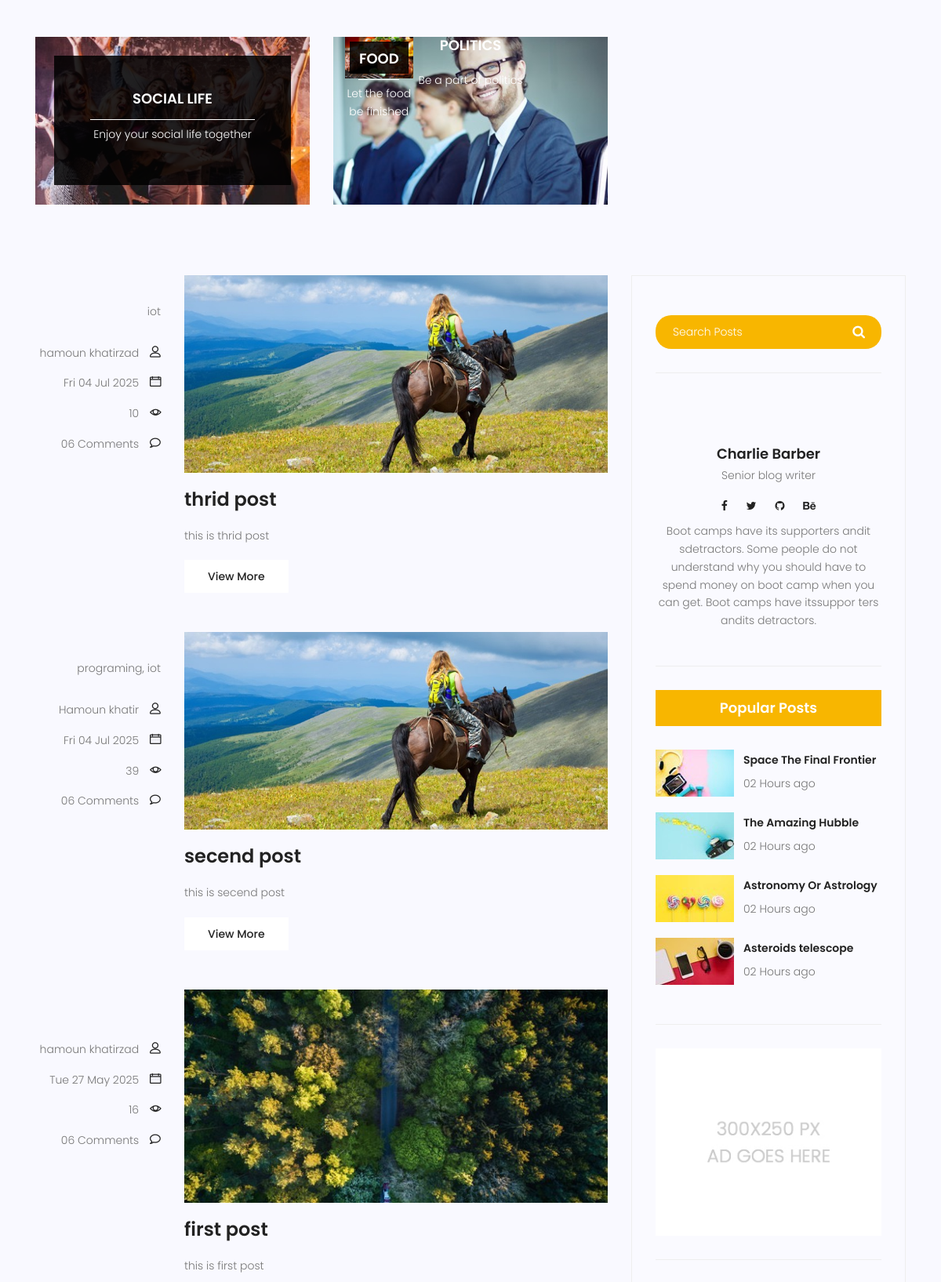
The page /blog/ (middle part) on the database as committed earlier.
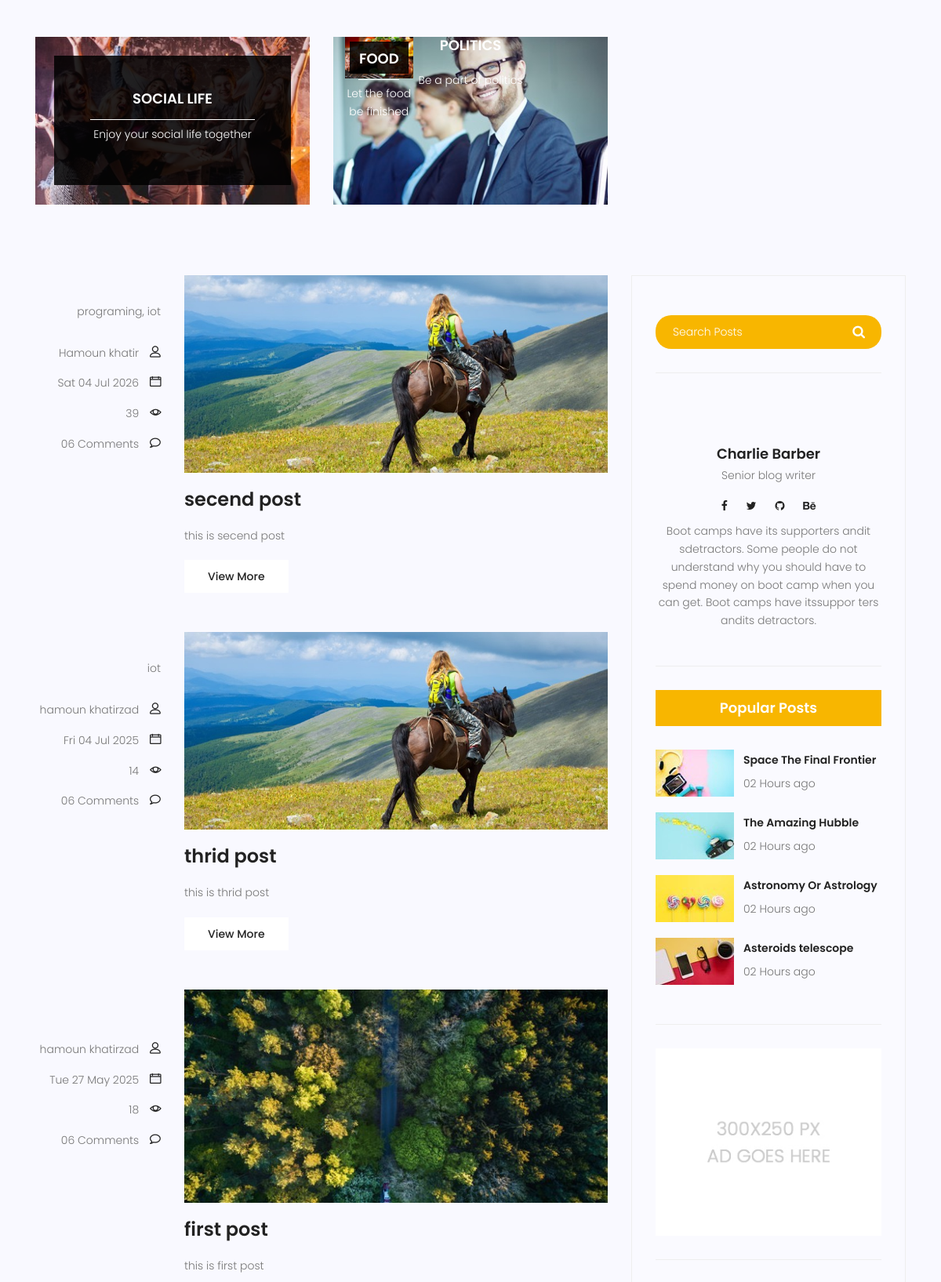
The same page on the database as committed later.
### blog/models.py (models this page shows, shortened)
class post(models.Model):
    image =models.ImageField(upload_to='blog/',default='blog/default.jpg')
    author = models.ForeignKey(User, on_delete=models.SET_NULL,null=True)
    title=models.CharField(max_length=255)
    content=models.TextField()
    category =models.ManyToManyField(Category)
    counted_views = models.IntegerField(default=0)
    status = models.BooleanField(default=False)
    published_date = models.DateTimeField(null=True)
    created_date = models.DateTimeField(auto_now_add=True)
    updated_date = models.DateTimeField(auto_now=True)
    class Meta:
        ordering=['-created_date']

class Category(models.Model):
    name=models.CharField(max_length=255)
    def __str__(self):
        return self.name

### blog/views.py (the view)
# urls.py: path('',blog_home,name='index'),
def blog_home(request):
    posts = post.objects.filter(published_date__lte=now,status=True).order_by('-published_date')
    contexts={'posts':posts}
    return render(request,'blog/blog-home.html',contexts)

### templates/blog/blog-home.html (shortened to what this page needs)
{%extends 'base.html'%}
{%load static%}
{%block content%}
<section class="top-category-widget-area pt-90 pb-90 ">
	<div class="container">
		<div class="row">
			<div class="col-lg-4">
				<div class="single-cat-widget">
					<div class="content relative">
						<div class="overlay overlay-bg"></div>
						<a href="#" target="_blank">
							<div class="thumb">
								<img class="content-image img-fluid d-block mx-auto" src="{% static 'img/blog/cat-widget1.jpg'%}"
									alt="">
							</div>
							<div class="content-details">
								<h4 class="content-title mx-auto text-uppercase">Social life</h4>
								<span></span>
								<p>Enjoy your social life together</p>
							</div>
						</a>
					</div>
				</div>
			</div>
			<div class="col-lg-4">
				<div class="single-cat-widget">
					<div class="content relative">
						<div class="overlay blank">
							<div class="thumb">
								<img class="content-image img-fluid d-block mx-auto" src="{% static 'img/blog/cat-widget2.jpg'%}"
									alt="">
							</div>
							<div class="content-details">
								<h4 class="content-title mx-auto text-uppercase">Politics</h4>
								<p>Be a part of politics</p>
							</div>
					</div>
				</div>
			</div>
			<div class="col-lg-4">
				<div class="single-cat-widget">
					<div class="content relative">
						<div class="overlay overlay-bg"></div>
						<a href="#" target="_blank">
							<div class="thumb">
								<img class="content-image img-fluid d-block mx-auto" src="{% static 'img/blog/cat-widget3.jpg'%}"
									alt="">
							</div>
							<div class="content-details">
								<h4 class="content-title mx-auto text-uppercase">Food</h4>
								<p>Let the food be finished</p>
							</div>
						</a>
					</div>
				</div>
			</div>
		</div>
	</div>
</section>
<section class="post-content-area">
	<div class="container">
		<div class="row">
			<div class="col-lg-8 posts-list">
				{%for post in posts%}
				<div class="single-post row">
					<div class="col-lg-3  col-md-3 meta-details">
						<ul class="tags">
							{{post.category.all|join:", "}}
						</ul>
						<div class="user-details row">
							<p class="user-name col-lg-12 col-md-12 col-6"><a href="#">{{post.author.get_full_name}}</a> <span
									class="lnr lnr-user"></span></p>
							<p class="date col-lg-12 col-md-12 col-6"><a href="#">{{post.published_date|date:"D d M Y"}}</a> <span
									class="lnr lnr-calendar-full"></span></p>
							<p class="view col-lg-12 col-md-12 col-6"><a href="#">{{post.counted_views}}</a> <span
									class="lnr lnr-eye"></span></p>
							<p class="comments col-lg-12 col-md-12 col-6"><a href="#">06 Comments</a> <span
									class="lnr lnr-bubble"></span></p>
						</div>
					</div>
					<div class="col-lg-9 col-md-9 ">
						<div class="feature-img">
							<img class="img-fluid" src="{{post.image.url}}" alt="">
						</div>
						<a class="posts-title" href="{% url 'blog:single' pid=post.id%}">
							<h3>{{post.title}}</h3>
						</a>
						<p class="excert">
							{{post.content}}
						</p>
						<a href="/blog/{{post.id}}" class="primary-btn">View More</a>
					</div>
				</div>
				{%endfor%}
			</div>
			<div class="col-lg-4 sidebar-widgets">
				<div class="widget-wrap">
					<div class="single-sidebar-widget search-widget">
						<form class="search-form" action="#">
							<input placeholder="Search Posts" name="search" type="text" onfocus="this.placeholder = ''"
								onblur="this.placeholder = 'Search Posts'">
							<button type="submit"><i class="fa fa-search"></i></button>
						</form>
					</div>
					<div class="single-sidebar-widget user-info-widget">
						<a href="#">
							<h4>Charlie Barber</h4>
						</a>
						<p>
							Senior blog writer
						</p>
						<ul class="social-links">
							<li><a href="#"><i class="fa fa-facebook"></i></a></li>
							<li><a href="#"><i class="fa fa-twitter"></i></a></li>
							<li><a href="#"><i class="fa fa-github"></i></a></li>
							<li><a href="#"><i class="fa fa-behance"></i></a></li>
						</ul>
						<p>
							Boot camps have its supporters andit sdetractors. Some people do not understand why you
							should have to spend money on boot camp when you can get. Boot camps have itssuppor ters
							andits detractors.
						</p>
					</div>
					<div class="single-sidebar-widget popular-post-widget">
						<h4 class="popular-title">Popular Posts</h4>
						<div class="popular-post-list">
							<div class="single-post-list d-flex flex-row align-items-center">
								<div class="thumb">
									<img class="img-fluid" src="{% static 'img/blog/pp1.jpg'%}" alt="">
								</div>
								<div class="details">
									<a href="blog-single.html">
										<h6>Space The Final Frontier</h6>
									</a>
									<p>02 Hours ago</p>
								</div>
							</div>
							<div class="single-post-list d-flex flex-row align-items-center">
								<div class="thumb">
									<img class="img-fluid" src="{% static 'img/blog/pp2.jpg'%}" alt="">
								</div>
								<div class="details">
									<a href="blog-single.html">
										<h6>The Amazing Hubble</h6>
									</a>
									<p>02 Hours ago</p>
								</div>
							</div>
							<div class="single-post-list d-flex flex-row align-items-center">
								<div class="thumb">
									<img class="img-fluid" src="{% static 'img/blog/pp3.jpg'%}" alt="">
								</div>
								<div class="details">
									<a href="blog-single.html">
										<h6>Astronomy Or Astrology</h6>
									</a>
									<p>02 Hours ago</p>
								</div>
							</div>
							<div class="single-post-list d-flex flex-row align-items-center">
								<div class="thumb">
									<img class="img-fluid" src="{% static 'img/blog/pp4.jpg'%}" alt="">
								</div>
								<div class="details">
									<a href="blog-single.html">
										<h6>Asteroids telescope</h6>
									</a>
									<p>02 Hours ago</p>
								</div>
							</div>
						</div>
					</div>
					<div class="single-sidebar-widget ads-widget">
						<a href="#"><img class="img-fluid" src="{% static 'img/blog/ads-banner.jpg'%}" alt=""></a>
					</div>
				</div>
			</div>
		</div>
	</div>
</section>
</body>
</html>
{%endblock%}

### templates/base.html (shortened to what this page needs)
{% load static %}
<!DOCTYPE html>
<html lang="zxx" class="no-js">
<head>
    <link rel="stylesheet" href="{% static 'css/linearicons.css' %}">
    <link rel="stylesheet" href="{% static 'css/font-awesome.min.css' %}">
    <link rel="stylesheet" href="{% static 'css/bootstrap.css' %}">
    <link rel="stylesheet" href="{% static 'css/magnific-popup.css' %}">
    <link rel="stylesheet" href="{% static 'css/jquery-ui.css' %}">
    <link rel="stylesheet" href="{% static 'css/nice-select.css' %}">
    <link rel="stylesheet" href="{% static 'css/animate.min.css' %}">
    <link rel="stylesheet" href="{% static 'css/owl.carousel.css' %}">
    <link rel="stylesheet" href="{% static 'css/main.css' %}">
</head>
<body>
    {%block content%}
    {%endblock%}
</body>
</html>

Rows that differ between the two databases and show on the page:
changed post "secend post": published_date "Fri 04 Jul 2025" → "Sat 04 Jul 2026"; moves up the list
changed post "thrid post": counted_views "10" → "14"
changed post "first post": counted_views "16" → "18"
